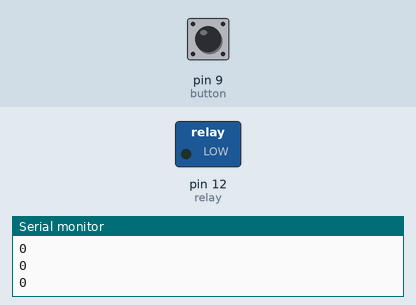
Recording of a sketch running on a simulated Arduino Uno, built with avr-gcc and run on an emulated ATmega328P. On the bench: switched loads named in the sketch (green lamp = pin HIGH), the last lines printed to the serial monitor. The inputs (shaded band) are chosen by the test bench; at power-on: pin 9 (button) LOW.

Above: at 1.3 s.
1.4 s: pin 9 (button) pulled HIGH for 0.3 s
At 1.9 s:
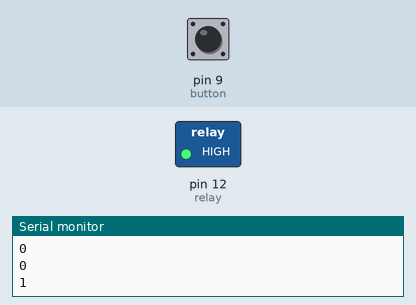
3.5 s: pin 9 (button) pulled HIGH for 3.2 s
At 7.5 s:
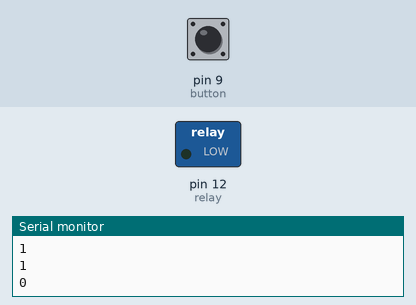
Timing chart, 0 to 9.0 s (numbered marks = the images above; inputs shaded):
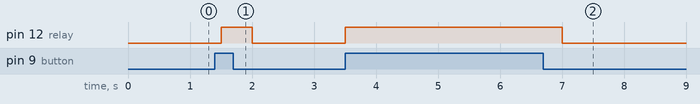

Measured:
- after the input at 1.4 s, pin 12 (relay): LOW → HIGH after 0.10 s, → LOW 0.50 s later
- after the input at 3.5 s, pin 12 (relay): LOW → HIGH at once, → LOW 3.5 s later

The sketch:

P16Relevador.ino
```cpp
const int relay = 12;
const int button = 9;

void setup() {
  pinMode(relay, OUTPUT);
  pinMode(button, INPUT);
  digitalWrite(relay, LOW);
  Serial.begin(9600);
}

void loop() {
  Serial.println(digitalRead(button));
  if(digitalRead(button) == HIGH)
    digitalWrite(relay, HIGH);
  else
    digitalWrite(relay, LOW);
  delay(500);
}
```
